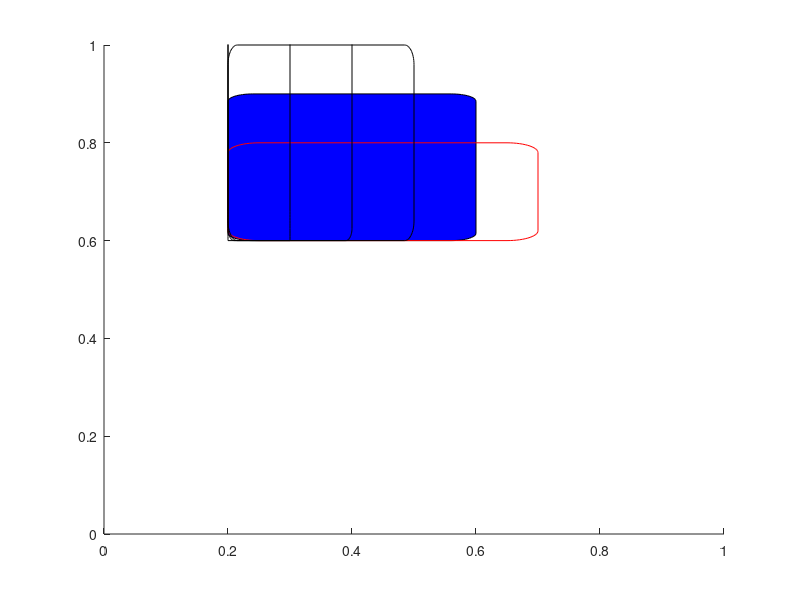

The MATLAB script that drew this image:
xlim([0 1])
ylim([0 1])
rectangle ('Position',[0.2,0.6,0.4,0.3],'Curvature',[0.2,0.1],'FaceColor','b')
rectangle ('Position',[0.2,0.6,0.5,0.2],'Curvature',[0.2,0.2],'EdgeColor','r')

rectangle ('Position',[0.2,0.6,0.3,0.4],'Curvature',[0.1,0.2])
rectangle ('Position',[0.2,0.6,0.2,0.5],'Curvature',[0.1,0.1])
rectangle ('Position',[0.2,0.6,0.1,0.6],'Curvature',[0.0,0.2])